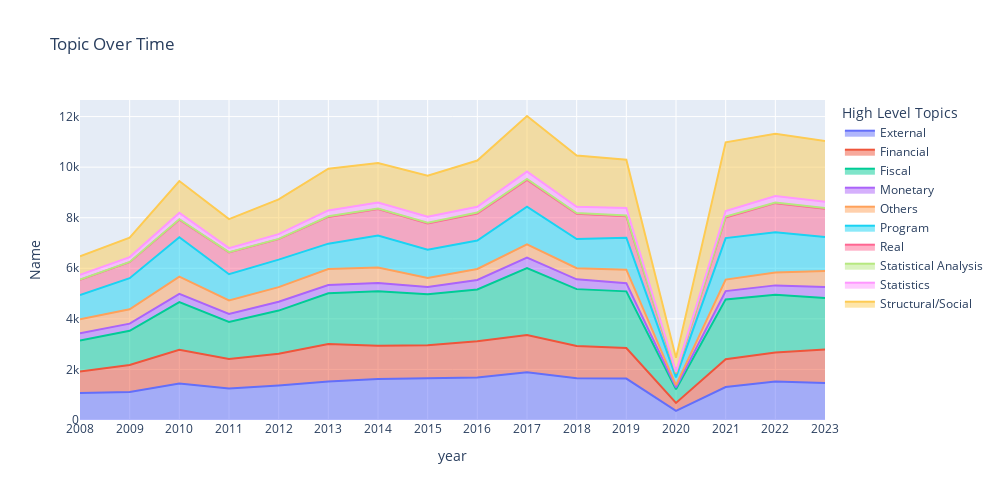

Notebook cell for this chart:
### Code cell
fig = px.area(collapsed_df, 
              x="year", 
              y="Name", 
              color="levle_0", 
              line_group="levle_0",
              height=500,
              width=1000,
              title='Topic Over Time',
              )
fig.update_layout(legend=dict(
    title=dict(
        text='High Level Topics',
        font=dict(size=14)  # Optional: set the font size
    )
))

fig.show()

### Figure 1 — Plotly figure (JSON) as saved in the notebook; plotly's stock layout.template omitted (floating-point values rounded to 4 significant figures)
{"data": [{"fillpattern": {"shape": ""}, "hovertemplate": "levle_0=External<br>year=%{x}<br>Name=%{y}<extra></extra>", "legendgroup": "External", "line": {"color": "#636efa"}, "marker": {"symbol": "circle"}, "mode": "lines", "name": "External", "orientation": "v", "showlegend": true, "stackgroup": "1", "type": "scatter", "x": ["2008", "2009", "2010", "2011", "2012", "2013", "2014", "2015", "2016", "2017", "2018", "2019", "2020", "2021", "2022", "2023"], "xaxis": "x", "y": [1071, 1111, 1446, 1247, 1364, 1523, 1625, 1649, 1684, 1888, 1652, 1639, 358, 1301, 1519, 1461], "yaxis": "y"}, {"fillpattern": {"shape": ""}, "hovertemplate": "levle_0=Financial<br>year=%{x}<br>Name=%{y}<extra></extra>", "legendgroup": "Financial", "line": {"color": "#EF553B"}, "marker": {"symbol": "circle"}, "mode": "lines", "name": "Financial", "orientation": "v", "showlegend": true, "stackgroup": "1", "type": "scatter", "x": ["2008", "2009", "2010", "2011", "2012", "2013", "2014", "2015", "2016", "2017", "2018", "2019", "2020", "2021", "2022", "2023"], "xaxis": "x", "y": [842, 1067, 1331, 1169, 1257, 1482, 1309, 1307, 1434, 1473, 1274, 1209, 318, 1104, 1152, 1327], "yaxis": "y"}, {"fillpattern": {"shape": ""}, "hovertemplate": "levle_0=Fiscal<br>year=%{x}<br>Name=%{y}<extra></extra>", "legendgroup": "Fiscal", "line": {"color": "#00cc96"}, "marker": {"symbol": "circle"}, "mode": "lines", "name": "Fiscal", "orientation": "v", "showlegend": true, "stackgroup": "1", "type": "scatter", "x": ["2008", "2009", "2010", "2011", "2012", "2013", "2014", "2015", "2016", "2017", "2018", "2019", "2020", "2021", "2022", "2023"], "xaxis": "x", "y": [1230, 1350, 1883, 1459, 1706, 2006, 2156, 2016, 2045, 2649, 2250, 2240, 543, 2365, 2278, 2039], "yaxis": "y"}, {"fillpattern": {"shape": ""}, "hovertemplate": "levle_0=Monetary<br>year=%{x}<br>Name=%{y}<extra></extra>", "legendgroup": "Monetary", "line": {"color": "#ab63fa"}, "marker": {"symbol": "circle"}, "mode": "lines", "name": "Monetary", "orientation": "v", "showlegend": true, "stackgroup": "1", "type": "scatter", "x": ["2008", "2009", "2010", "2011", "2012", "2013", "2014", "2015", "2016", "2017", "2018", "2019", "2020", "2021", "2022", "2023"], "xaxis": "x", "y": [284, 283, 326, 319, 350, 331, 330, 285, 373, 409, 388, 324, 76, 328, 375, 432], "yaxis": "y"}, {"fillpattern": {"shape": ""}, "hovertemplate": "levle_0=Others<br>year=%{x}<br>Name=%{y}<extra></extra>", "legendgroup": "Others", "line": {"color": "#FFA15A"}, "marker": {"symbol": "circle"}, "mode": "lines", "name": "Others", "orientation": "v", "showlegend": true, "stackgroup": "1", "type": "scatter", "x": ["2008", "2009", "2010", "2011", "2012", "2013", "2014", "2015", "2016", "2017", "2018", "2019", "2020", "2021", "2022", "2023"], "xaxis": "x", "y": [555, 567, 683, 538, 577, 627, 612, 358, 436, 527, 442, 535, 83, 455, 509, 632], "yaxis": "y"}, {"fillpattern": {"shape": ""}, "hovertemplate": "levle_0=Program<br>year=%{x}<br>Name=%{y}<extra></extra>", "legendgroup": "Program", "line": {"color": "#19d3f3"}, "marker": {"symbol": "circle"}, "mode": "lines", "name": "Program", "orientation": "v", "showlegend": true, "stackgroup": "1", "type": "scatter", "x": ["2008", "2009", "2010", "2011", "2012", "2013", "2014", "2015", "2016", "2017", "2018", "2019", "2020", "2021", "2022", "2023"], "xaxis": "x", "y": [961, 1231, 1559, 1032, 1090, 1005, 1263, 1122, 1128, 1490, 1149, 1264, 306, 1643, 1588, 1345], "yaxis": "y"}, {"fillpattern": {"shape": ""}, "hovertemplate": "levle_0=Real<br>year=%{x}<br>Name=%{y}<extra></extra>", "legendgroup": "Real", "line": {"color": "#FF6692"}, "marker": {"symbol": "circle"}, "mode": "lines", "name": "Real", "orientation": "v", "showlegend": true, "stackgroup": "1", "type": "scatter", "x": ["2008", "2009", "2010", "2011", "2012", "2013", "2014", "2015", "2016", "2017", "2018", "2019", "2020", "2021", "2022", "2023"], "xaxis": "x", "y": [601, 633, 691, 862, 808, 1057, 1048, 1035, 1067, 1061, 997, 843, 160, 815, 1155, 1115], "yaxis": "y"}, {"fillpattern": {"shape": ""}, "hovertemplate": "levle_0=Statistical Analysis<br>year=%{x}<br>Name=%{y}<extra></extra>", "legendgroup": "Statistical Analysis", "line": {"color": "#B6E880"}, "marker": {"symbol": "circle"}, "mode": "lines", "name": "Statistical Analysis", "orientation": "v", "showlegend": true, "stackgroup": "1", "type": "scatter", "x": ["2008", "2009", "2010", "2011", "2012", "2013", "2014", "2015", "2016", "2017", "2018", "2019", "2020", "2021", "2022", "2023"], "xaxis": "x", "y": [13, 10, 20, 14, 12, 24, 19, 31, 37, 36, 35, 35, 18, 38, 28, 30], "yaxis": "y"}, {"fillpattern": {"shape": ""}, "hovertemplate": "levle_0=Statistics<br>year=%{x}<br>Name=%{y}<extra></extra>", "legendgroup": "Statistics", "line": {"color": "#FF97FF"}, "marker": {"symbol": "circle"}, "mode": "lines", "name": "Statistics", "orientation": "v", "showlegend": true, "stackgroup": "1", "type": "scatter", "x": ["2008", "2009", "2010", "2011", "2012", "2013", "2014", "2015", "2016", "2017", "2018", "2019", "2020", "2021", "2022", "2023"], "xaxis": "x", "y": [184, 191, 252, 158, 185, 232, 239, 238, 230, 292, 249, 295, 45, 219, 257, 250], "yaxis": "y"}, {"fillpattern": {"shape": ""}, "hovertemplate": "levle_0=Structural/Social<br>year=%{x}<br>Name=%{y}<extra></extra>", "legendgroup": "Structural/Social", "line": {"color": "#FECB52"}, "marker": {"symbol": "circle"}, "mode": "lines", "name": "Structural/Social", "orientation": "v", "showlegend": true, "stackgroup": "1", "type": "scatter", "x": ["2008", "2009", "2010", "2011", "2012", "2013", "2014", "2015", "2016", "2017", "2018", "2019", "2020", "2021", "2022", "2023"], "xaxis": "x", "y": [736, 764, 1259, 1149, 1378, 1652, 1562, 1617, 1828, 2198, 2025, 1911, 550, 2717, 2462, 2399], "yaxis": "y"}], "layout": {"height": 500, "legend": {"title": {"font": {"size": 14}, "text": "High Level Topics"}, "tracegroupgap": 0}, "title": {"text": "Topic Over Time"}, "width": 1000, "xaxis": {"anchor": "y", "domain": [0, 1], "title": {"text": "year"}}, "yaxis": {"anchor": "x", "domain": [0, 1], "title": {"text": "Name"}}}}
